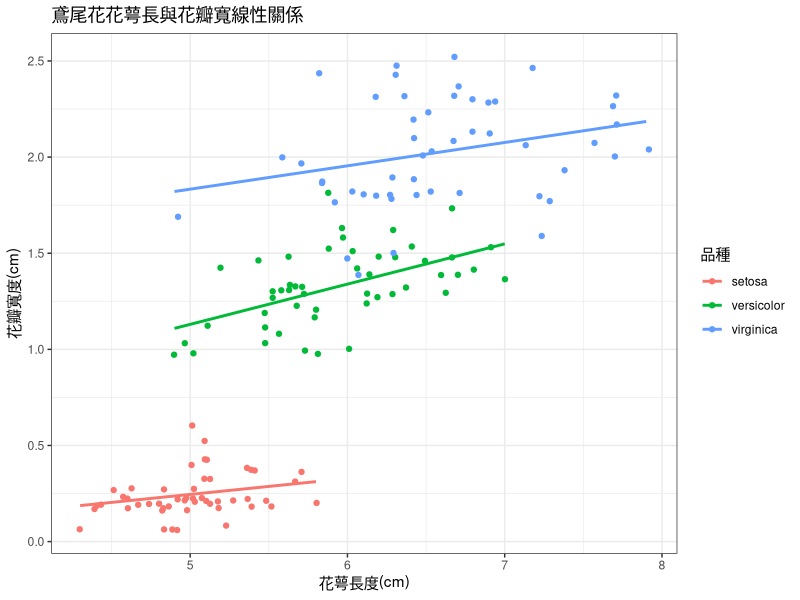

The R script that drew this image:
## ---- chunk 1
print('Hello world!')
## ---- chunk 2
pkg <- 'ggplot2'
if ( pkg %in% installed.packages() == FALSE) install.packages(pkg) 
invisible(lapply(pkg, library, character.only = TRUE))

ggplot(data = iris, mapping = aes(x = Sepal.Length, y = Petal.Width, color = Species))+
  geom_jitter()+
  geom_smooth(method='lm',se=F)+
  theme_bw()+
  labs(x='花萼長度(cm)',
       y='花瓣寬度(cm)',
       color = '品種',
       title = '鳶尾花花萼長與花瓣寬線性關係')

